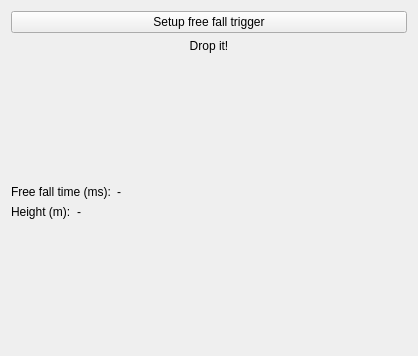
<ui version="4.0" >
 <class>FreeFallForm</class>
 <widget class="QWidget" name="FreeFallForm" >
  <property name="geometry" >
   <rect>
    <x>0</x>
    <y>0</y>
    <width>418</width>
    <height>356</height>
   </rect>
  </property>
  <property name="windowTitle" >
   <string>Form</string>
  </property>
  <layout class="QVBoxLayout" name="verticalLayout" >
   <item>
    <widget class="QPushButton" name="setupButton" >
     <property name="text" >
      <string>Setup free fall trigger</string>
     </property>
    </widget>
   </item>
   <item>
    <widget class="QLabel" name="dropItLabel" >
     <property name="text" >
      <string>Drop it!</string>
     </property>
     <property name="alignment" >
      <set>Qt::AlignCenter</set>
     </property>
    </widget>
   </item>
   <item>
    <spacer name="verticalSpacer_2" >
     <property name="orientation" >
      <enum>Qt::Vertical</enum>
     </property>
     <property name="sizeHint" stdset="0" >
      <size>
       <width>20</width>
       <height>40</height>
      </size>
     </property>
    </spacer>
   </item>
   <item>
    <layout class="QHBoxLayout" name="horizontalLayout" >
     <item>
      <widget class="QLabel" name="label" >
       <property name="sizePolicy" >
        <sizepolicy vsizetype="Preferred" hsizetype="Minimum" >
         <horstretch>0</horstretch>
         <verstretch>0</verstretch>
        </sizepolicy>
       </property>
       <property name="text" >
        <string>Free fall time (ms):</string>
       </property>
      </widget>
     </item>
     <item>
      <widget class="QLabel" name="freeFallTimeLabel" >
       <property name="sizePolicy" >
        <sizepolicy vsizetype="Preferred" hsizetype="Expanding" >
         <horstretch>0</horstretch>
         <verstretch>0</verstretch>
        </sizepolicy>
       </property>
       <property name="text" >
        <string>-</string>
       </property>
      </widget>
     </item>
    </layout>
   </item>
   <item>
    <layout class="QHBoxLayout" name="horizontalLayout_2" >
     <item>
      <widget class="QLabel" name="label_2" >
       <property name="sizePolicy" >
        <sizepolicy vsizetype="Preferred" hsizetype="Minimum" >
         <horstretch>0</horstretch>
         <verstretch>0</verstretch>
        </sizepolicy>
       </property>
       <property name="text" >
        <string>Height (m):</string>
       </property>
      </widget>
     </item>
     <item>
      <widget class="QLabel" name="freeFallHeightLabel" >
       <property name="sizePolicy" >
        <sizepolicy vsizetype="Preferred" hsizetype="Expanding" >
         <horstretch>0</horstretch>
         <verstretch>0</verstretch>
        </sizepolicy>
       </property>
       <property name="text" >
        <string>-</string>
       </property>
      </widget>
     </item>
    </layout>
   </item>
   <item>
    <spacer name="verticalSpacer" >
     <property name="orientation" >
      <enum>Qt::Vertical</enum>
     </property>
     <property name="sizeHint" stdset="0" >
      <size>
       <width>20</width>
       <height>40</height>
      </size>
     </property>
    </spacer>
   </item>
  </layout>
 </widget>
 <resources/>
 <connections/>
</ui>
